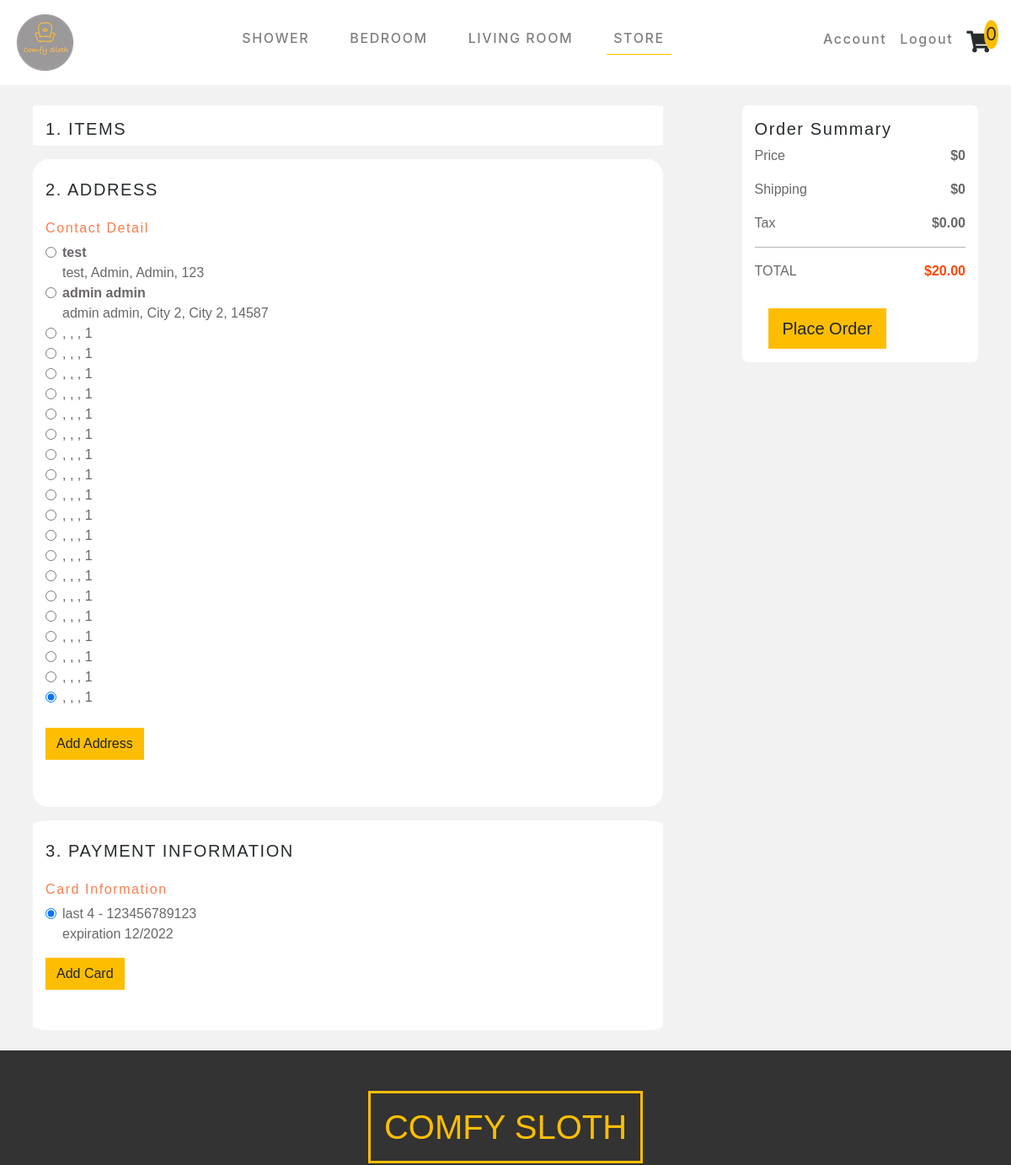
The app's page /checkout (signed in, upper part), older data.
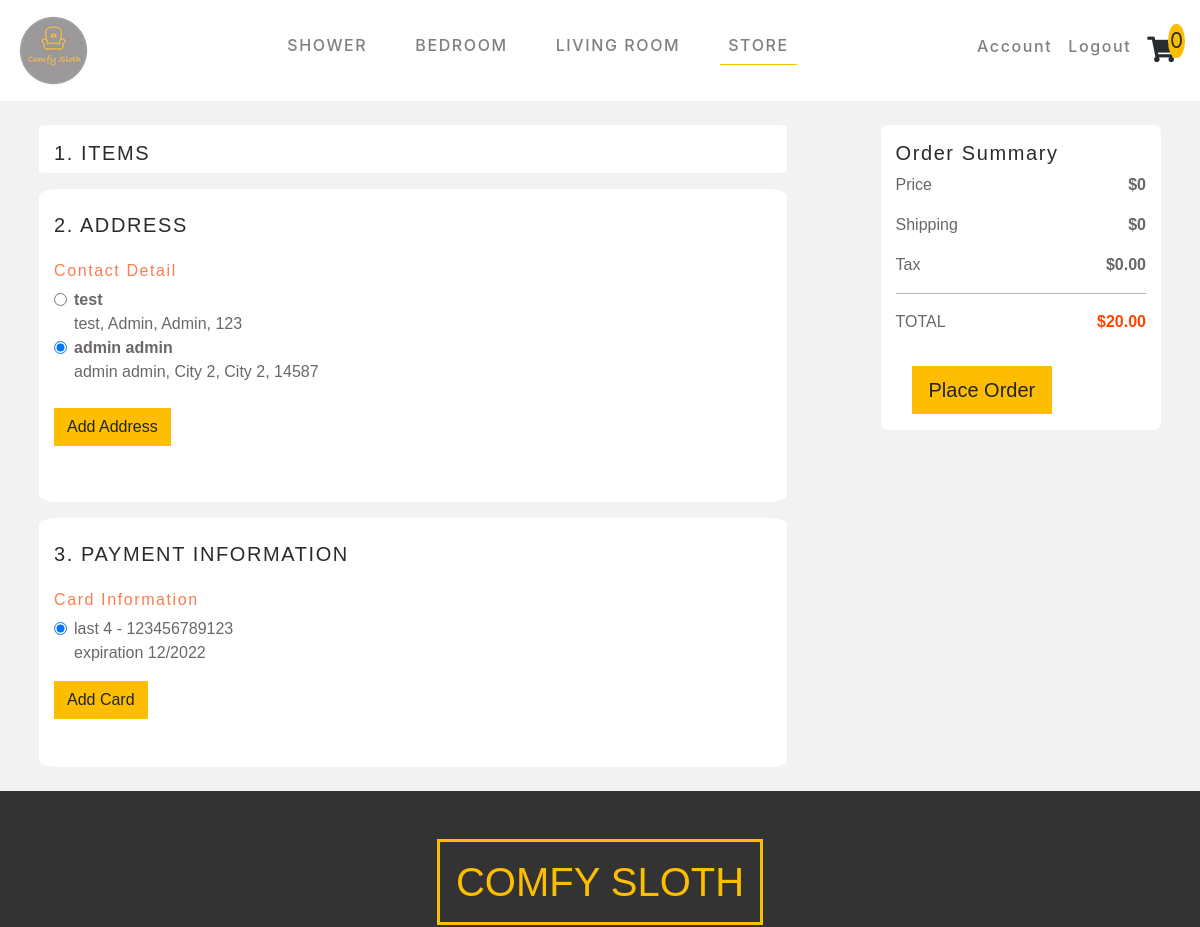
The same page, newer data.
### login/models.py (models this page shows, shortened)
class ContactInfo(models.Model):
    user = models.ForeignKey(User, on_delete=models.CASCADE)
    name = models.CharField(max_length=200)
    address = models.CharField(max_length=200)
    city = models.CharField(max_length=200)
    state = models.CharField(max_length=200)
    zip = models.IntegerField(default='00000')

class Payment(models.Model):
    user = models.ForeignKey(User, on_delete=models.CASCADE)
    cardNum = models.IntegerField(default='0000000')
    exMonth = models.IntegerField(default='0000000')
    exYear = models.IntegerField(default='0000000')
    security = models.IntegerField(default='0000000')

### login/views.py (the view)
# urls.py: path(r'checkout', views.checkout, name='checkout'),
def checkout(request):
    addOrders(request)
    if request.user.is_authenticated:
        payInfo = Payment.objects.all()
        userPay = payInfo.filter(user=request.user)
        addresInfo = ContactInfo.objects.all()
        userAddress = addresInfo.filter(user=request.user)
        return render(request, 'login/checkout.html', {'address': userAddress, 'payment': userPay,})
    else:
        return render(request, 'login/checkout.html')

### login/views.py (called while the page is built, shortened)
def addOrders(request):
    order = Orders()

### login/templates/login/checkout.html (shortened to what the changed rows need)
{% extends 'base.html' %}
{% block content %}
{% load staticfiles %}
<div class="fluid-container check-main">
    <div class="container p-4">
        <div class="row my-auto d-flex justify-content-between">
            <div class="col-md-8">
            <div class="row mt-3 test2">
                <div class="col-md-12 order-detail">
                    <div>
                        {% if user.is_authenticated %}
                        <ul class="saved-addresses">
                            {% for item in address.all %}
                            <li>
                                <div class="form-check">
                                    <input class="form-check-input" type="radio" name="address-radio" id="address"
                                        value="option1" checked>
                                    <label class="form-check-label" for="exampleRadios1">
                                        <ul class='userItems'>
                                            <li><b id='user-name'>{{ item.name }}</b></li>
                                            <li id='user-address'>{{ item.name }}, {{ item.city }}, {{ item.city }}, {{ item.zip }}</li>
                                        </ul>
                                    </label>
                                </div>
                            </li>
                            {% endfor %}
                        </ul>
                        {% endif %}
                    </div>
                </div>
            </div>
        <div class="checkoutField">
            <div class="row mt-3" id='paymentForm'>
                <div class="col-md-12 order-detail">
                    <div class="saved-cards b-3">
                        <ul class='all-payments'>
                            {% if user.is_authenticated %}
                                {% for item in payment.all %}
                                <li>
                                    <div class="form-check">
                                        <input class="form-check-input" type="radio" name="exampleRadios"
                                            id="exampleRadios1" value="option1" checked>
                                        <label class="form-check-label" for="exampleRadios1">
                                            <ul class='userItems'>
                                                <li>last 4 - {{ item.cardNum }}</li>
                                                <li>expiration {{ item.exMonth }}/{{ item.exYear }}</li>
                                            </ul>
                                        </label>
                                    </div>
                                </li>
                                {% endfor %}
                            {% endif %}
                        </ul>
                    </div>
                </div>
            </div>
        </div>
            </div>
        </div>
    </div>
</div>
{% endblock %}

Row changes from the older to the newer data that the page shows:
removed ContactInfo: zip "1"
removed ContactInfo: zip "1"
removed ContactInfo: zip "1"
removed ContactInfo: zip "1"
removed ContactInfo: zip "1"
removed ContactInfo: zip "1"
removed ContactInfo: zip "1"
removed ContactInfo: zip "1"
removed ContactInfo: zip "1"
removed ContactInfo: zip "1"
removed ContactInfo: zip "1"
removed ContactInfo: zip "1"
removed ContactInfo: zip "1"
removed ContactInfo: zip "1"
removed ContactInfo: zip "1"
removed ContactInfo: zip "1"
removed ContactInfo: zip "1"
removed ContactInfo: zip "1"
removed ContactInfo: zip "1"
computed for ContactInfo "admin admin": address-radio "☐" → "☑"
